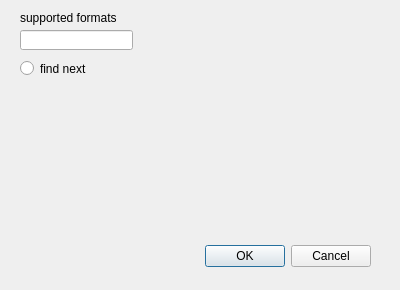
<?xml version="1.0" encoding="UTF-8"?>
<ui version="4.0">
 <class>settingsWindow</class>
 <widget class="QDialog" name="settingsWindow">
  <property name="geometry">
   <rect>
    <x>0</x>
    <y>0</y>
    <width>400</width>
    <height>290</height>
   </rect>
  </property>
  <property name="sizePolicy">
   <sizepolicy hsizetype="Fixed" vsizetype="Fixed">
    <horstretch>0</horstretch>
    <verstretch>0</verstretch>
   </sizepolicy>
  </property>
  <property name="windowTitle">
   <string>settings</string>
  </property>
  <widget class="QDialogButtonBox" name="buttonBox">
   <property name="geometry">
    <rect>
     <x>30</x>
     <y>240</y>
     <width>341</width>
     <height>32</height>
    </rect>
   </property>
   <property name="orientation">
    <enum>Qt::Horizontal</enum>
   </property>
   <property name="standardButtons">
    <set>QDialogButtonBox::Cancel|QDialogButtonBox::Ok</set>
   </property>
  </widget>
  <widget class="QLineEdit" name="formatsEdit">
   <property name="geometry">
    <rect>
     <x>20</x>
     <y>30</y>
     <width>113</width>
     <height>20</height>
    </rect>
   </property>
  </widget>
  <widget class="QLabel" name="formatsLabel">
   <property name="geometry">
    <rect>
     <x>20</x>
     <y>10</y>
     <width>111</width>
     <height>16</height>
    </rect>
   </property>
   <property name="text">
    <string>supported formats</string>
   </property>
  </widget>
  <widget class="QRadioButton" name="findNext">
   <property name="geometry">
    <rect>
     <x>20</x>
     <y>60</y>
     <width>82</width>
     <height>17</height>
    </rect>
   </property>
   <property name="text">
    <string>find next</string>
   </property>
  </widget>
 </widget>
 <resources/>
 <connections>
  <connection>
   <sender>buttonBox</sender>
   <signal>accepted()</signal>
   <receiver>settingsWindow</receiver>
   <slot>accept()</slot>
   <hints>
    <hint type="sourcelabel">
     <x>248</x>
     <y>254</y>
    </hint>
    <hint type="destinationlabel">
     <x>157</x>
     <y>274</y>
    </hint>
   </hints>
  </connection>
  <connection>
   <sender>buttonBox</sender>
   <signal>rejected()</signal>
   <receiver>settingsWindow</receiver>
   <slot>reject()</slot>
   <hints>
    <hint type="sourcelabel">
     <x>316</x>
     <y>260</y>
    </hint>
    <hint type="destinationlabel">
     <x>286</x>
     <y>274</y>
    </hint>
   </hints>
  </connection>
 </connections>
</ui>
